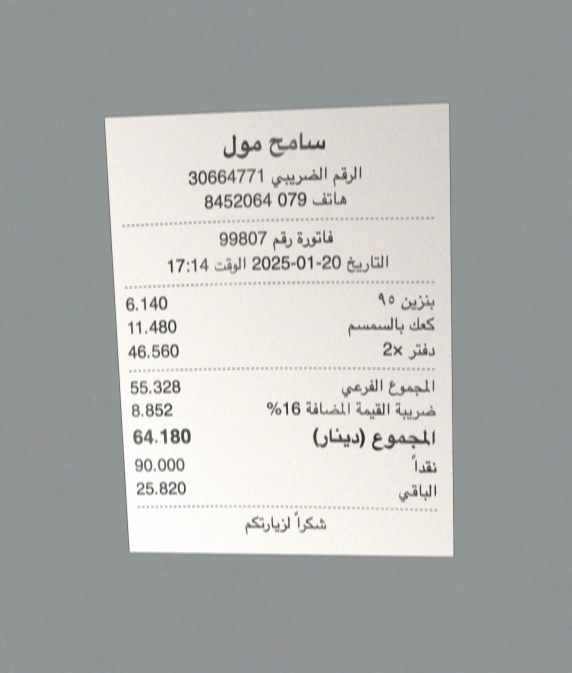
#> input picture server/ocr/tests/fixtures/syn-001-ar-photo.jpg, 1144 x 1346 px (shown at 1/2 size)
$ python -i preprocess.py   (imports and definitions only)
#> lines starting #> are read from the running program, lines starting #| are printed output that depends on the picture; after the words box and inside, x2 and y2 are one past the last pixel; in counts of white or black regions, pixels touching at a corner belong together
"""Image preparation before OCR (MUT-441 plan §1, from the MUT-253 spike's preprocess.py).

`photo`: find the receipt and correct the perspective (the spike's biggest single win), deskew, CLAHE, about 2x
upscale when small. `scanned` (the phone's Scan, or a rasterised PDF page): no perspective step, only normalise.
An image that is already black and white is never binarised or contrast-stretched again.
"""

from __future__ import annotations

import cv2
import numpy as np

from . import config

#: A quad must cover this share of the (downscaled) frame to count as the receipt.
MIN_QUAD_SHARE = 0.15
#: A quad covering nearly the whole frame means there is no background to cut away.
WHOLE_FRAME_SHARE = 0.97
#: Deskew only between these angles (degrees): smaller is noise, larger is not a skew.
MIN_SKEW_DEG, MAX_SKEW_DEG = 0.5, 15.0
#: Share of near-black or near-white pixels from which an image counts as already binary.
BINARY_SHARE = 0.97


def to_gray(rgb: np.ndarray) -> np.ndarray:
    return cv2.cvtColor(rgb, cv2.COLOR_RGB2GRAY) if rgb.ndim == 3 else rgb


def _order(pts: np.ndarray) -> np.ndarray:
    s = pts.sum(axis=1)
    d = np.diff(pts, axis=1).ravel()
    return np.float32([pts[np.argmin(s)], pts[np.argmin(d)], pts[np.argmax(s)], pts[np.argmax(d)]])


def find_receipt_quad(gray: np.ndarray) -> np.ndarray | None:
    """The largest bright four-sided region covering at least MIN_QUAD_SHARE of the frame, else None."""
    scale = min(1.0, 800 / max(gray.shape))
#> scale = 0.594
    small = cv2.resize(gray, None, fx=scale, fy=scale, interpolation=cv2.INTER_AREA) if scale < 1 else gray
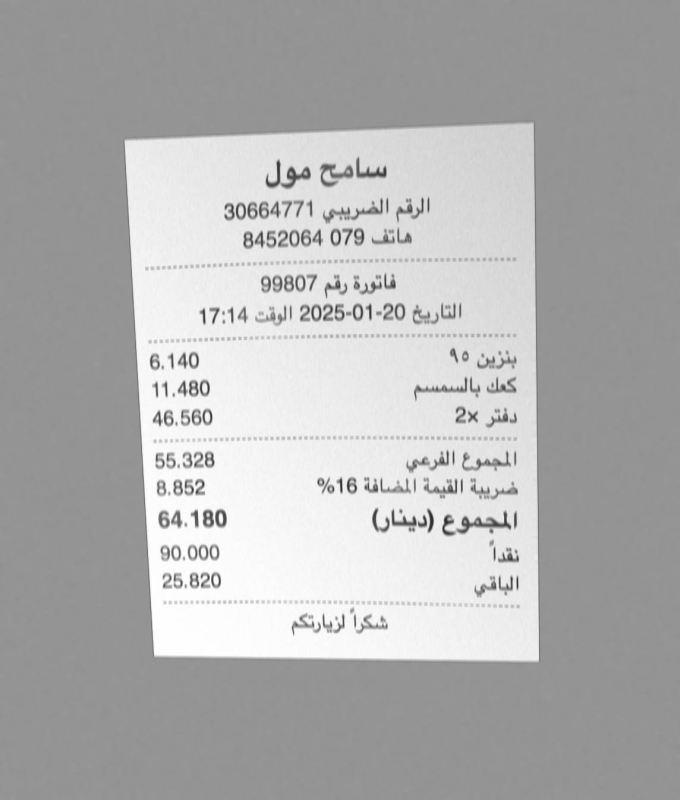
#> small: shape (800, 680); min 44, max 255, mean 177.5
    blur = cv2.GaussianBlur(small, (5, 5), 0)
    _, mask = cv2.threshold(blur, 0, 255, cv2.THRESH_BINARY + cv2.THRESH_OTSU)
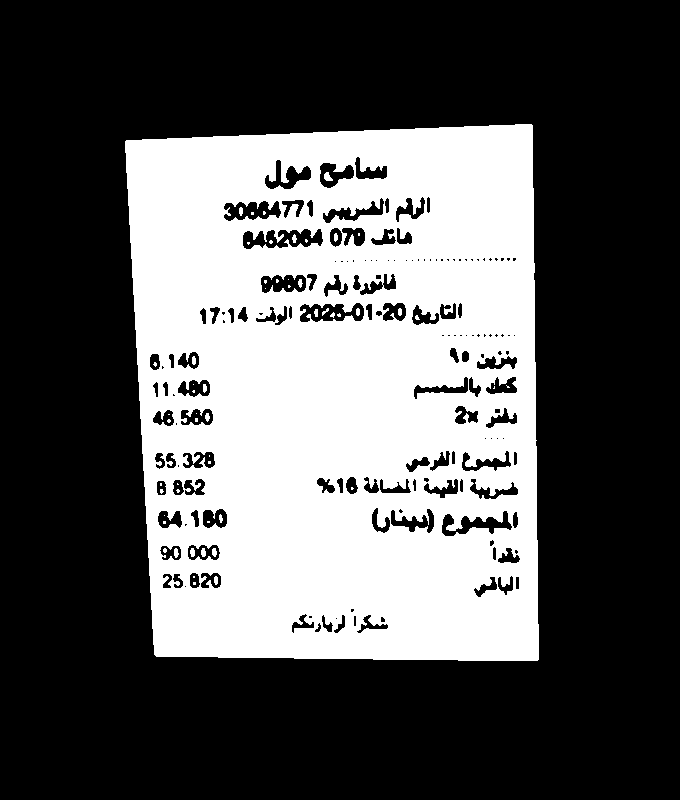
#> mask: shape (800, 680); 34.9% white; 55 white regions (36 under 20 px), largest, box (x1, y1, x2, y2) and area: (125, 124, 539, 661) 189123, (324, 172, 333, 181) 54, (174, 548, 179, 558) 37
    mask = cv2.morphologyEx(mask, cv2.MORPH_CLOSE, np.ones((15, 15), np.uint8))
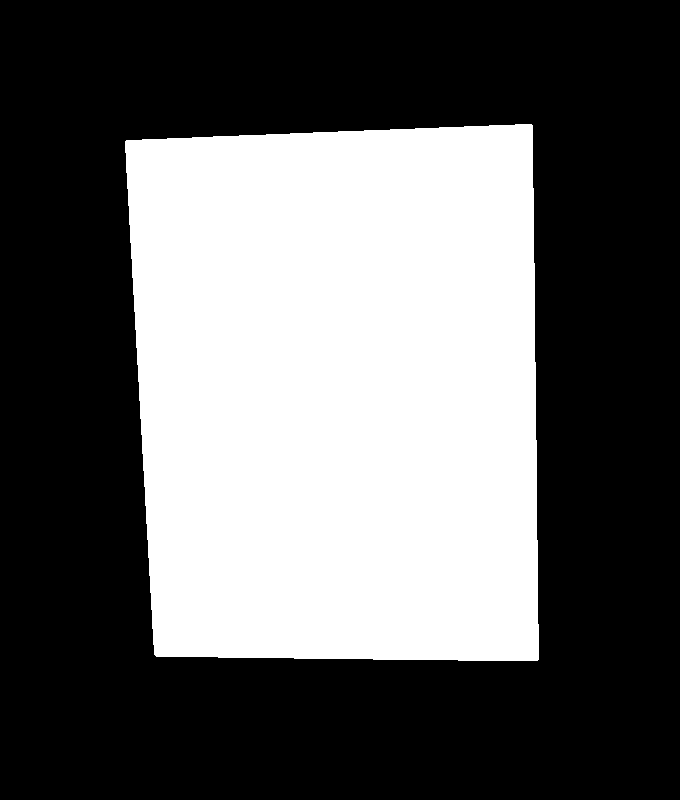
#> mask: shape (800, 680); 38.4% white; 1 white region
    contours, _ = cv2.findContours(mask, cv2.RETR_EXTERNAL, cv2.CHAIN_APPROX_SIMPLE)
#> contours = 1 contour; box (x1, y1, x2, y2) and area: (125, 124, 539, 661) 208193
    if not contours:
        return None
    biggest = max(contours, key=cv2.contourArea)
#> biggest = contour of 118 points, box (x1, y1, x2, y2) (125, 124, 539, 661), area 208193
    if cv2.contourArea(biggest) < MIN_QUAD_SHARE * small.shape[0] * small.shape[1]:
        return None
    approx = cv2.approxPolyDP(biggest, 0.02 * cv2.arcLength(biggest, True), True)
#> approx = [[531, 124], [125, 141], [156, 656], [538, 659]]
    if len(approx) != 4:
        approx = cv2.boxPoints(cv2.minAreaRect(biggest)).reshape(-1, 1, 2)
    return _order(approx.reshape(4, 2).astype(np.float32) / scale)
#> in _order, `s = pts.sum(axis=1)`: s = [1102, 447.5, 1366.2, 2014]
#> in _order, `d = np.diff(pts, axis=1).ravel()`: d = [-684.8, 26.92, 841.3, 203.6]


def perspective(gray: np.ndarray) -> np.ndarray:
    quad = find_receipt_quad(gray)
#> quad = [[210.3, 237.2], [893.4, 208.6], [905.2, 1108.8], [262.5, 1103.7]]
    h, w = gray.shape[:2]
#> h = 1346; w = 1144
    if quad is None or cv2.contourArea(quad) > WHOLE_FRAME_SHARE * h * w:
        return gray
    tl, tr, br, bl = quad
#> tl = [210.3, 237.2]; tr = [893.4, 208.6]; br = [905.2, 1108.8]; bl = [262.5, 1103.7]
    width = int(max(np.linalg.norm(tr - tl), np.linalg.norm(br - bl)))
#> width = 683
    height = int(max(np.linalg.norm(bl - tl), np.linalg.norm(br - tr)))
#> height = 900
    if width < 32 or height < 32:
        return gray
    dst = np.float32([[0, 0], [width, 0], [width, height], [0, height]])
#> dst = [[0, 0], [683, 0], [683, 900], [0, 900]]
    m = cv2.getPerspectiveTransform(quad, dst)
#> m = [[1.03, -0.062, -202], [0.0406, 0.969, -238.3], [5.41e-05, -7.18e-05, 1]]
    return cv2.warpPerspective(gray, m, (width, height), borderMode=cv2.BORDER_REPLICATE)
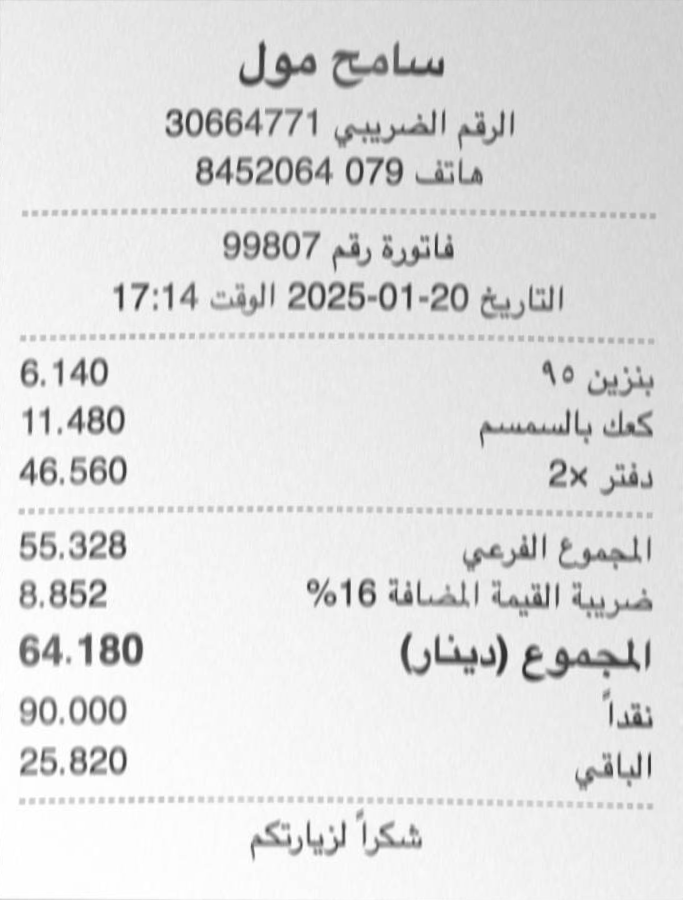
#> returned value: shape (900, 683); min 37, max 255, mean 225.5


# [34 lines left out: functions skew_angle, deskew, is_binary, not called in this run]


def clahe(gray: np.ndarray) -> np.ndarray:
    return cv2.createCLAHE(clipLimit=2.0, tileGridSize=(8, 8)).apply(gray)


# [27 lines left out: functions fit_size, prepare, not called in this run]

>>> import cv2
>>> picture = cv2.imread('../tests/fixtures/syn-001-ar-photo.jpg', cv2.IMREAD_GRAYSCALE)
>>> result = perspective(picture)
